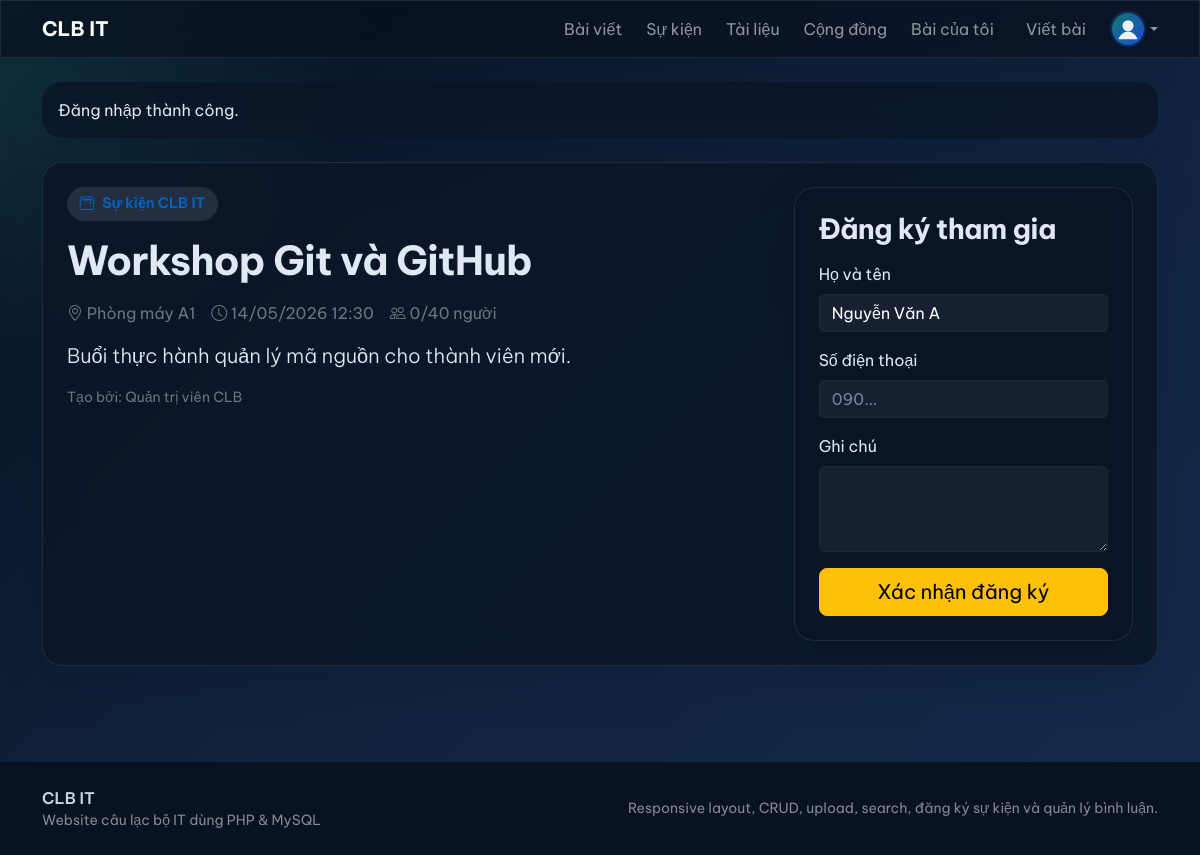
Screenshot of /event.php?id=1 (signed in) with the database file from the repository.
### tables this page shows
CREATE TABLE events (
    id INT AUTO_INCREMENT PRIMARY KEY,
    event_name VARCHAR(255) NOT NULL,
    slug VARCHAR(255) NOT NULL UNIQUE,
    description TEXT NOT NULL,
    location VARCHAR(255) NOT NULL,
    start_date DATETIME NOT NULL,
    end_date DATETIME NULL,
    max_member INT NOT NULL DEFAULT 0,
    status ENUM('draft', 'published', 'archived') NOT NULL DEFAULT 'published',
    created_by INT NOT NULL,
    created_at TIMESTAMP DEFAULT CURRENT_TIMESTAMP,
    updated_at TIMESTAMP DEFAULT CURRENT_TIMESTAMP ON UPDATE CURRENT_TIMESTAMP,
    CONSTRAINT fk_events_user FOREIGN KEY (created_by) REFERENCES users(id) ON DELETE CASCADE,
    INDEX idx_events_status_date (status, start_date)
);

CREATE TABLE users (
    id INT AUTO_INCREMENT PRIMARY KEY,
    fullname VARCHAR(100) NOT NULL,
    email VARCHAR(120) NOT NULL UNIQUE,
    password VARCHAR(255) NOT NULL,
    avatar VARCHAR(255) NULL,
    bio TEXT NULL,
    skills VARCHAR(255) NULL,
    role ENUM('admin', 'member') NOT NULL DEFAULT 'member',
    status ENUM('active', 'locked') NOT NULL DEFAULT 'active',
    created_at TIMESTAMP DEFAULT CURRENT_TIMESTAMP,
    updated_at TIMESTAMP DEFAULT CURRENT_TIMESTAMP ON UPDATE CURRENT_TIMESTAMP,
    INDEX idx_users_role_status (role, status)
);

### config/database.php (called while the page is built, shortened)
<?php
function db(): PDO
{
    static $pdo = null;
    if ($pdo instanceof PDO) {
        return $pdo;
    }
    $dsn = 'mysql:host=' . DB_HOST . ';dbname=' . DB_NAME . ';charset=utf8mb4';
    $pdo = new PDO($dsn, DB_USER, DB_PASS, [
        PDO::ATTR_ERRMODE => PDO::ERRMODE_EXCEPTION,
        PDO::ATTR_DEFAULT_FETCH_MODE => PDO::FETCH_ASSOC,
        PDO::ATTR_EMULATE_PREPARES => false,
    ]);
    return $pdo;
}

### includes/functions.php (called while the page is built, shortened)
<?php
function e(?string $value): string
{
    return htmlspecialchars((string) $value, ENT_QUOTES, 'UTF-8');
}
function current_user_row(): ?array
{
    $stmt = db()->prepare('SELECT * FROM users WHERE id = :id LIMIT 1');
    $stmt->execute(['id' => (int) $_SESSION['user']['id']]);
    $user = $stmt->fetch();
    return $user;
}
function is_logged_in(): bool
{
    return current_user_row() !== null;
}
function current_user_name(): string
{
    $user = current_user_row();
    return $user ? (string) $user['fullname'] : 'Khách';
}
function format_datetime(?string $value): string
{
    return date('d/m/Y H:i', strtotime($value));
}
function short_text(?string $value, int $limit = 140): string
{
    $value = trim((string) $value);
    if (mb_strlen($value) <= $limit) {
        return $value;
    }
    return mb_substr($value, 0, $limit - 3) . '...';
}

### event.php (the view, shortened to what this page needs)
<?php
require_once __DIR__ . '/config/database.php';
require_once __DIR__ . '/includes/functions.php';
$id = (int) ($_GET['id'] ?? 0);
$stmt = db()->prepare("SELECT e.*, u.fullname AS creator_name, COUNT(er.id) AS registered_count
    FROM events e
    INNER JOIN users u ON u.id = e.created_by
    LEFT JOIN event_registrations er ON er.event_id = e.id
    WHERE e.id = :id AND e.status = 'published'
    GROUP BY e.id");
$stmt->execute(['id' => $id]);
$event = $stmt->fetch();
require_once __DIR__ . '/includes/header.php';
?>
<div class="clubit-card p-4 mb-4">
    <div class="row g-4 align-items-start">
        <div class="col-lg-8">
            <div class="hero-kicker mb-3"><i class="bi bi-calendar2-event"></i> Sự kiện CLB IT</div>
            <h1 class="section-title mb-3"><?php echo e($event['event_name']); ?></h1>
            <div class="d-flex flex-wrap gap-3 text-secondary mb-3">
                <span><i class="bi bi-geo-alt"></i> <?php echo e($event['location']); ?></span>
                <span><i class="bi bi-clock"></i> <?php echo e(format_datetime($event['start_date'])); ?></span>
                <span><i class="bi bi-people"></i> <?php echo e((string) $event['registered_count']); ?>/<?php echo e((string) $event['max_member']); ?> người</span>
            </div>
            <p class="lead"><?php echo e(short_text($event['description'], 300)); ?></p>
            <div class="small text-secondary">Tạo bởi: <?php echo e($event['creator_name']); ?></div>
        </div>
        <div class="col-lg-4">
            <div class="clubit-panel p-4">
                <h3 class="section-title mb-3">Đăng ký tham gia</h3>
                <?php if (is_logged_in()): ?>
                    <form method="post" class="row g-3">
                        <div class="col-12">
                            <label class="form-label">Họ và tên</label>
                            <input type="text" name="full_name" class="form-control" value="<?php echo e(current_user_name()); ?>" required>
                        </div>
                        <div class="col-12">
                            <label class="form-label">Số điện thoại</label>
                            <input type="text" name="phone" class="form-control" placeholder="090...">
                        </div>
                        <div class="col-12">
                            <label class="form-label">Ghi chú</label>
                            <textarea name="note" class="form-control" rows="3"></textarea>
                        </div>
                        <div class="col-12 d-grid">
                            <button class="btn btn-warning btn-lg">Xác nhận đăng ký</button>
                        </div>
                    </form>
                <?php else: ?>
                    <div class="alert alert-info">Đăng nhập để đăng ký tham gia sự kiện.</div>
                    <a href="<?php echo e(BASE_URL); ?>/login.php" class="btn btn-primary">Đăng nhập</a>
                <?php endif; ?>
            </div>
        </div>
    </div>
</div>
<?php require_once __DIR__ . '/includes/footer.php'; ?>

### assets/css/app.css (style rules this page uses)
:root, [data-theme="dark"] { --clubit-bg: #07111f; --clubit-bg-gradient: radial-gradient(circle at top left, rgba(54, 194, 180, 0.2), transparent 25%), linear-gradient(135deg, #07111f 0%, #10213a 42%, #132b4d 100%); --clubit-surface: rgba(12, 21, 39, 0.84); --clubit-card: rgba(12, 21, 39, 0.82); --clubit-accent: #36c2b4; --clubit-accent-2: #1d4ed8; --clubit-text: #dfe8f3; --clubit-muted: #93a4ba; --clubit-border: rgba(255, 255, 255, 0.09); --clubit-nav-bg: rgba(8, 17, 31, 0.76); --clubit-dropdown-bg: #0c1527; --clubit-dropdown-color: #dfe8f3; --clubit-dropdown-border: rgba(255, 255, 255, 0.09); --clubit-dropdown-hover-bg: rgba(54, 194, 180, 0.16); --clubit-input-bg: rgba(255, 255, 255, 0.05); --clubit-input-border: rgba(255, 255, 255, 0.09); --clubit-input-color: #ffffff; --clubit-chat-msg-other: rgba(255, 255, 255, 0.05); --clubit-chat-msg-mine: rgba(54, 194, 180, 0.12); --clubit-chat-msg-other-border: rgba(255, 255, 255, 0.08); --clubit-chat-msg-mine-border: rgba(54, 194, 180, 0.22); }
* { box-sizing: border-box; }
body { font-family: 'Be Vietnam Pro', sans-serif; background: var(--clubit-bg-gradient); color: var(--clubit-text); transition: background 0.3s ease, color 0.3s ease; display: flex; flex-direction: column; min-height: 100vh; }
body.clubit-logged-in { background: var(--clubit-bg-gradient); color: var(--clubit-text); }
.navbar-glass, .clubit-card, .clubit-panel, .sidebar-glass { backdrop-filter: blur(18px); border: 1px solid var(--clubit-border); box-shadow: 0 18px 50px rgba(2, 8, 23, 0.12); transition: border-color 0.3s ease, box-shadow 0.3s ease; }
.clubit-card, .clubit-panel { background: var(--clubit-card); border-radius: 1.25rem; color: var(--clubit-text); }
.hero-kicker { display: inline-flex; align-items: center; gap: 0.5rem; padding: 0.4rem 0.8rem; border-radius: 999px; background: rgba(255, 255, 255, 0.1); color: #0066cc; font-size: 0.9rem; font-weight: 600; }
.section-title { font-weight: 700; letter-spacing: -0.02em; }
.form-control, .form-select { background-color: var(--clubit-input-bg) !important; border-color: var(--clubit-input-border) !important; color: var(--clubit-input-color) !important; transition: background-color 0.3s ease, border-color 0.3s ease, color 0.3s ease; }
.form-control::placeholder { color: var(--clubit-muted) !important; opacity: 0.75; }

### rows the page displays
events: event_name "Workshop Git và GitHub", location "Phòng máy A1", start_date "14/05/2026 12:30", max_member "40", description "Buổi thực hành quản lý mã nguồn cho thành viên mới.", created_by.fullname "Quản trị viên CLB"
users: full_name "Nguyễn Văn A"

### other values shown
APP_NAME "CLB IT"
$flash['message'] "Đăng nhập thành công."
$event['registered_count'] "0"
